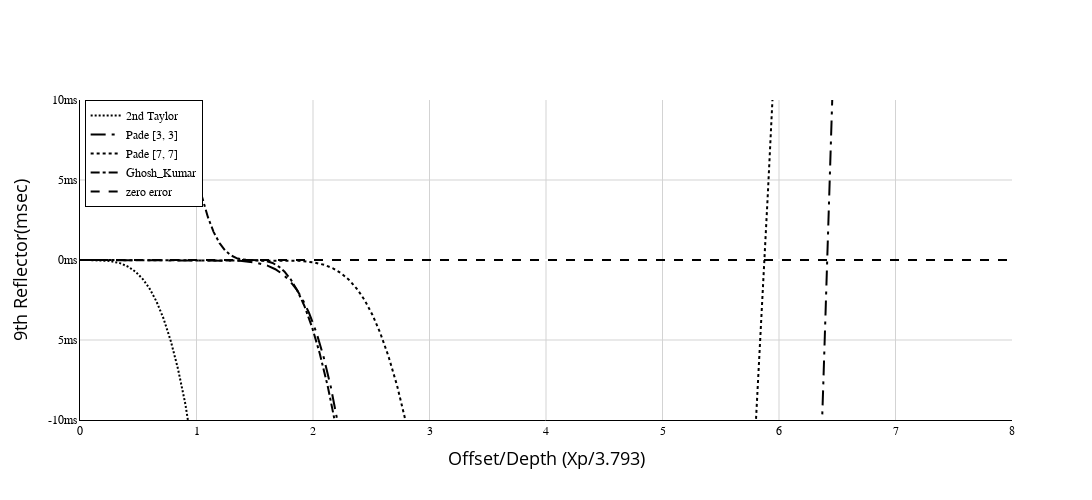

Notebook code cell kept with this figure:
### Code cell
def traveltime_error_plot(m, d, Xp, Tp, T2_taylor, T2_pade33,T2_pade77, T2_GK, reflector_name):
    T2_taylor = np.array([Decimal(i).sqrt() for i in T2_taylor[:m]])
    T2_pade33 = np.array([Decimal(i).sqrt() for i in T2_pade33[:m]])
    T2_pade77 = np.array([Decimal(i).sqrt() for i in T2_pade77[:m]])
    T2_GK = np.array([Decimal(i).sqrt() for i in T2_GK[:m]])
    # compute difference
    error_taylor = Tp[:m] - T2_taylor[:m]
    error_pade33 = Tp[:m] - T2_pade33[:m]
    error_pade77 = Tp[:m] - T2_pade77[:m]
    error_GK = Tp[:m] - T2_GK[:m] 
    # compute reflector depths
    colors = ['blue', 'green', 'red', 'purple', 'orange', 'cyan', 'magenta', 'brown', 'deeppink', 'darkgreen', 'deepblue', 'magenta']
    
    Xp_normalized = [x / Decimal(np.cumsum(d)[-1]) for x in Xp]

    fig = go.Figure()
    # Adding the line plot
    fig.add_trace(go.Scatter(
        x=Xp_normalized[:m],
        y=error_taylor,
        mode='lines',
        text=[f'{d:.2f}' for d in error_taylor],
        textposition='top center',
        name=f'2nd Taylor',
        line=dict(color='black', width=2, dash='2,2,2,2'),
        marker=dict(color=colors[2], size=8)
    ))
    # Adding the line plot
    fig.add_trace(go.Scatter(
        x=Xp_normalized[:m],
        y=error_pade33,
        mode='lines',
        text=[f'{d:.2f}' for d in error_pade33],
        textposition='top center',
        name=f'Pade [3, 3]',
        line=dict(color='black', width=2, dash='longdashdot'),
        marker=dict(color=colors[3], size=8)
    ))
    # Adding the line plot
    fig.add_trace(go.Scatter(
        x=Xp_normalized[:m],
        y=error_pade77,
        mode='lines',
        text=[f'{d:.2f}' for d in error_pade77],
        textposition='top center',
        name=f'Pade [7, 7]',
        line=dict(color='black', width=2, dash='dot'),
        marker=dict(color=colors[6], size=8)
    ))
    # Adding the line plot
    fig.add_trace(go.Scatter(
        x=Xp_normalized[:m],
        y=error_GK,
        mode='lines',
        text=[f'{d:.2f}' for d in error_GK],
        textposition='top center',
        name=f'Ghosh_Kumar',
        line=dict(color='black', width=2, dash='dashdot'),
        marker=dict(color=colors[(5) % len(colors)], size=8)
    ))
    fig.add_trace(go.Scatter(
        x=np.arange(0, 9),
        y=np.zeros((9,)),
        mode='lines',
        text=[f'{d:.2f}' for d in error_GK],
        textposition='top center',
        name=f'zero error',
        line=dict(color='black', width=2, dash='dash'),
        marker=dict(color=colors[(5) % len(colors)], size=8)
    ))
    # Adding titles and labels
    fig.update_layout(
        #title=f'Travel Time Error vs. Normalized offset { Model_Name}',
        title_font=dict(size=24, color='black'),
        xaxis_title=f'Offset/Depth (Xp/{(np.cumsum(d)[-1]):.3f})',
        xaxis_title_font=dict(size=18, color='black'),
        yaxis_title=f'{reflector_name}(msec)',
        yaxis_title_font=dict(size=18, color='black'),
        font=dict(size=16),
        legend=dict(
            font=dict(color='black', size=12, family='Arial black, bold'),  
            bordercolor='black',
            borderwidth=1,
            x=0.005,
            y=1,
            xanchor='left',
            yanchor='top'),
        plot_bgcolor='white',
        xaxis=dict(
            gridcolor='lightgrey', 
            showline=True, 
            linewidth=1, 
            linecolor='black', 
            range = [0,8], 
            tickfont = dict(color='black', size=12, family=('Arial black, bold'))
            ),
        yaxis=dict(
            gridcolor='lightgrey', 
            showline=True, 
            linewidth=1, 
            tickvals=[-0.01, -0.005, 0, 0.005, 0.01],
            ticktext=['-10ms', '5ms','0ms', '5ms', '10ms'],
            tickfont = dict(color='black', size=12, family=('Arial black, bold')), 
            linecolor='black', 
            range = [-0.01, 0.01]
            )
    )

    # Adding a hover template
    fig.update_traces(hovertemplate='Position: %{x:.2f}<br>Error: %{y:.8f}')
    fig.update_layout(height=500,  width=1600)
    fig.write_image(f"{Model_Name}_{reflector_name}_GK.png")
    # Show the interactive plot
    fig.show()

traveltime_error_plot(plot_upto, d, Xp, Tp, T2_taylor, T2_pade33, T2_pade77, T2_GhoshK, reflector_name)

### Figure 1 — Plotly figure (JSON) as saved in the notebook; plotly's stock layout.template omitted (floating-point values rounded to 4 significant figures; data arrays with more than 128 entries replaced by an {"elided": "..."} marker saying what was removed)
{"data": [{"hovertemplate": "Position: %{x:.2f}<br>Error: %{y:.8f}", "line": {"color": "black", "dash": "2,2,2,2", "width": 2}, "marker": {"color": "red", "size": 8}, "mode": "lines", "name": "2nd Taylor", "text": {"elided": "1020 str values"}, "textposition": "top center", "type": "scatter", "x": {"elided": "1020 float values"}, "y": {"elided": "1020 float values"}}, {"hovertemplate": "Position: %{x:.2f}<br>Error: %{y:.8f}", "line": {"color": "black", "dash": "longdashdot", "width": 2}, "marker": {"color": "purple", "size": 8}, "mode": "lines", "name": "Pade [3, 3]", "text": {"elided": "1020 str values"}, "textposition": "top center", "type": "scatter", "x": {"elided": "1020 float values"}, "y": {"elided": "1020 float values"}}, {"hovertemplate": "Position: %{x:.2f}<br>Error: %{y:.8f}", "line": {"color": "black", "dash": "dot", "width": 2}, "marker": {"color": "magenta", "size": 8}, "mode": "lines", "name": "Pade [7, 7]", "text": {"elided": "1020 str values"}, "textposition": "top center", "type": "scatter", "x": {"elided": "1020 float values"}, "y": {"elided": "1020 float values"}}, {"hovertemplate": "Position: %{x:.2f}<br>Error: %{y:.8f}", "line": {"color": "black", "dash": "dashdot", "width": 2}, "marker": {"color": "cyan", "size": 8}, "mode": "lines", "name": "Ghosh_Kumar", "text": {"elided": "1020 str values"}, "textposition": "top center", "type": "scatter", "x": {"elided": "1020 float values"}, "y": {"elided": "1020 float values"}}, {"hovertemplate": "Position: %{x:.2f}<br>Error: %{y:.8f}", "line": {"color": "black", "dash": "dash", "width": 2}, "marker": {"color": "cyan", "size": 8}, "mode": "lines", "name": "zero error", "text": {"elided": "1020 str values"}, "textposition": "top center", "type": "scatter", "x": [0, 1, 2, 3, 4, 5, 6, 7, 8], "y": [0, 0, 0, 0, 0, 0, 0, 0, 0]}], "layout": {"font": {"size": 16}, "height": 500, "legend": {"bordercolor": "black", "borderwidth": 1, "font": {"color": "black", "family": "Arial black, bold", "size": 12}, "x": 0.005, "xanchor": "left", "y": 1, "yanchor": "top"}, "plot_bgcolor": "white", "title": {"font": {"color": "black", "size": 24}}, "width": 1600, "xaxis": {"gridcolor": "lightgrey", "linecolor": "black", "linewidth": 1, "range": [0, 8], "showline": true, "tickfont": {"color": "black", "family": "Arial black, bold", "size": 12}, "title": {"font": {"color": "black", "size": 18}, "text": "Offset/Depth (Xp/3.793)"}}, "yaxis": {"gridcolor": "lightgrey", "linecolor": "black", "linewidth": 1, "range": [-0.01, 0.01], "showline": true, "tickfont": {"color": "black", "family": "Arial black, bold", "size": 12}, "ticktext": ["-10ms", "5ms", "0ms", "5ms", "10ms"], "tickvals": [-0.01, -0.005, 0, 0.005, 0.01], "title": {"font": {"color": "black", "size": 18}, "text": "9th Reflector(msec)"}}}}
